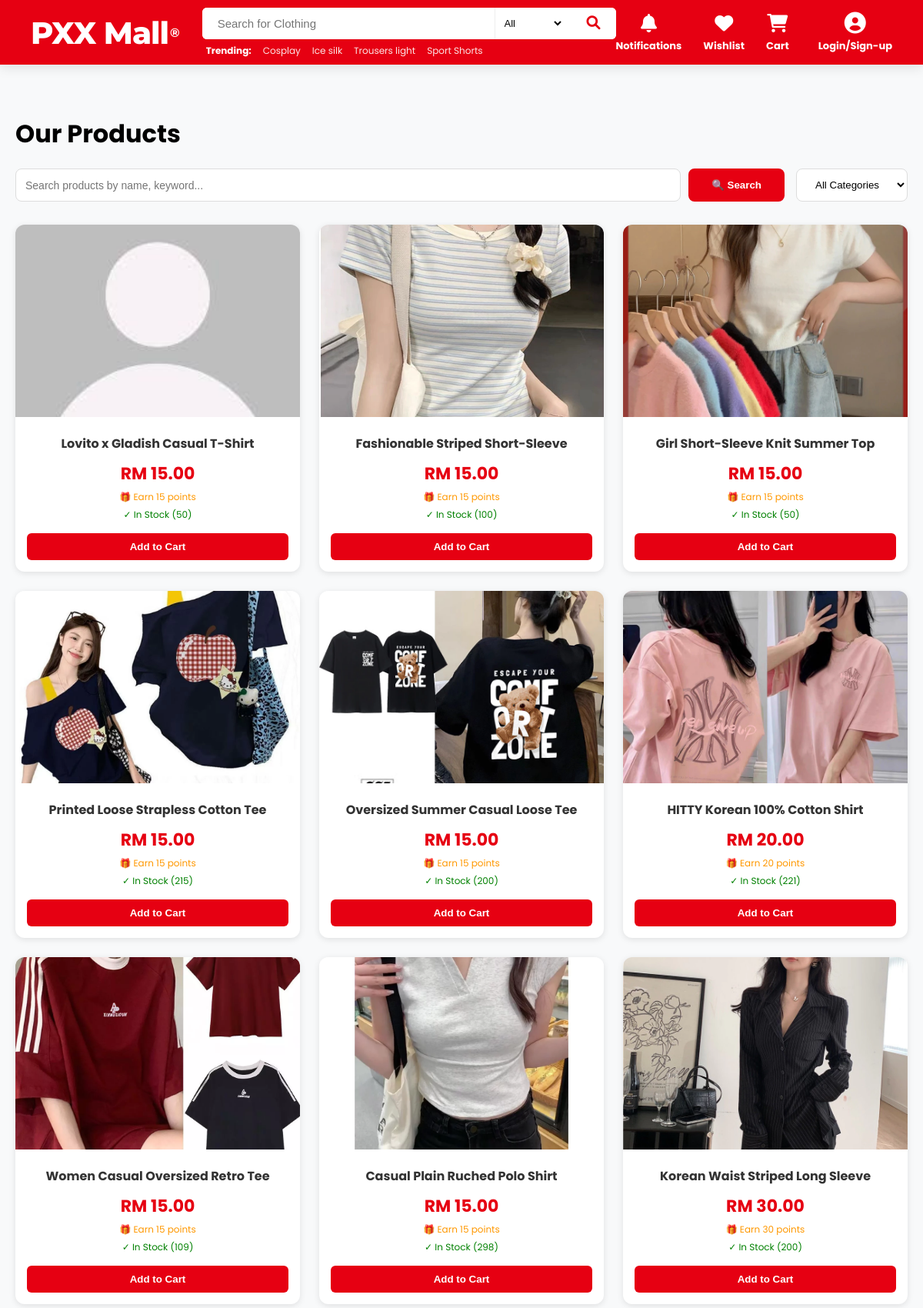
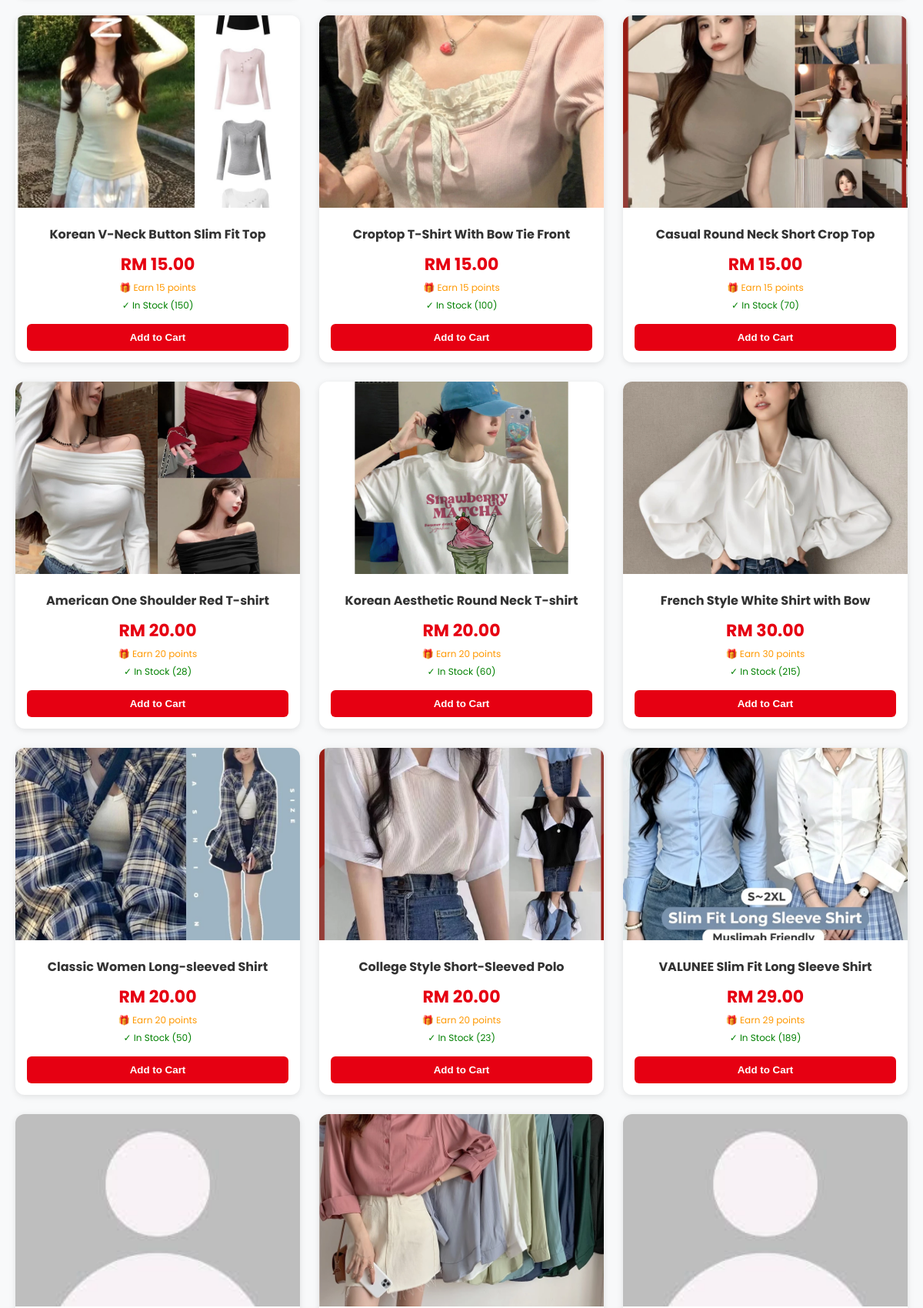
The page /member/listing.php (upper part) on the database its author committed (2 pictures, top to bottom).
### tables this page shows
CREATE TABLE `products` (
  `product_id` varchar(20) NOT NULL,
  `category_id` varchar(20) NOT NULL,
  `name` varchar(255) NOT NULL,
  `keywords` text DEFAULT NULL,
  `description` text DEFAULT NULL,
  `price` decimal(10,2) NOT NULL,
  `size` varchar(100) DEFAULT NULL,
  `colour` varchar(100) DEFAULT NULL,
  `rating` varchar(20) NOT NULL,
  `stock` int(11) NOT NULL DEFAULT 0,
  `low_stock_threshold` int(11) DEFAULT 5,
  `sales_count` int(11) DEFAULT 0,
  `product_image` varchar(255) DEFAULT NULL,
  `status` enum('In stock','Low in stock','Out of stock') DEFAULT NULL,
  `created_at` timestamp NOT NULL DEFAULT current_timestamp()
);

### member/listing.php (the view, shortened to what this page needs)
<?php
require_once __DIR__ . '/../includes/db.php';
require_once __DIR__ . '/../includes/_head.php';
$search = isset($_GET['search']) ? trim($_GET['search']) : '';
$sql = "SELECT * FROM products WHERE 1=1";
$params = [];
$sql .= " ORDER BY product_id DESC";
$stmt = $pdo->prepare($sql);
$stmt->execute($params);
$products = $stmt->fetchAll();
?>
<div class="products-container">
    <h1>Our Products</h1>
    <form method="GET" class="search-bar">
        <div class="search-box">
            <input type="text" name="search" placeholder="Search products by name, keyword..." value="<?php echo htmlspecialchars($search); ?>">
            <button type="submit">🔍 Search</button>
        </div>
        <div class="category-filter">
            <select name="category" onchange="this.form.submit()">
                <option value="">All Categories</option>
            </select>
        </div>
    </form>
    <?php if (empty($products)): ?>
        <div class="no-results">
            <p>No products found matching your criteria.</p>
            <a href="listing.php" style="color: #e60012;">View all products</a>
        </div>
    <?php else: ?>
        <div class="products-grid">
            <?php foreach ($products as $product): ?>
                <div class="product-card">
                    <a href="detail.php?id=<?php echo $product['product_id']; ?>">
                        <img src="../images/<?php echo !empty($product['product_image']) ? $product['product_image'] : 'default.jpg'; ?>" onerror="this.src='../images/default.jpg'">
                    </a>
                    <div class="product-info">
                        <div class="product-name"><a href="detail.php?id=<?php echo $product['product_id']; ?>"><?php echo htmlspecialchars($product['name']); ?></a></div>
                        <div class="price">RM <?php echo number_format($product['price'], 2); ?></div>
                        <div class="points">🎁 Earn <?php echo floor($product['price']); ?> points</div>
                        <div class="stock <?php echo $product['stock'] > 0 ? 'in-stock' : 'out-stock'; ?>">
                            <?php echo $product['stock'] > 0 ? '✓ In Stock (' . $product['stock'] . ')' : '✗ Out of Stock'; ?>
                        </div>
                        <?php if ($product['stock'] > 0): ?>
                            <button class="add-to-cart" data-id="<?php echo $product['product_id']; ?>">Add to Cart</button>
                        <?php else: ?>
                            <button class="add-to-cart" disabled style="background: #ccc;">Out of Stock</button>
                        <?php endif; ?>
                    </div>
                </div>
            <?php endforeach; ?>
        </div>
    <?php endif; ?>
</div>
<?php require_once __DIR__ . '/../includes/_foot.php'; ?>

### includes/_head.php (style rules this page uses)
:root { --pxx-red: #e60012; --white: #ffffff; --gray-100: #f8f9fa; --transition: all 0.3s cubic-bezier(0.4, 0, 0.2, 1); }
body { margin: 0; font-family: 'Poppins', sans-serif; background-color: var(--gray-100); }
* { box-sizing: border-box; }
a { text-decoration: none; color: inherit; transition: var(--transition); }

### member/listing.php (style rules this page uses)
.products-container { max-width: 1200px; margin: 40px auto; padding: 0 20px; }
.search-bar { display: flex; gap: 15px; margin-bottom: 30px; flex-wrap: wrap; justify-content: center; }
.search-box { display: flex; gap: 10px; flex: 2; min-width: 250px; }
.search-box input { flex: 1; padding: 12px; border: 1px solid #ddd; border-radius: 8px; font-size: 14px; }
.search-box button { padding: 12px 30px; background: #e60012; color: white; border: none; border-radius: 8px; cursor: pointer; font-weight: bold; }
.category-filter { display: flex; gap: 10px; align-items: center; }
.category-filter select { padding: 12px 20px; border: 1px solid #ddd; border-radius: 8px; background: white; cursor: pointer; }
.products-grid { display: grid; grid-template-columns: repeat(auto-fill, minmax(280px, 1fr)); gap: 25px; margin-top: 20px; }
.product-card { background: white; border-radius: 12px; overflow: hidden; box-shadow: 0 2px 8px rgba(0,0,0,0.1); transition: transform 0.3s; }
.product-card img { width: 100%; height: 250px; object-fit: cover; }
.product-info { padding: 15px; text-align: center; }
.product-name { font-size: 16px; font-weight: bold; margin: 0 0 10px 0; }
.product-name a { text-decoration: none; color: #333; }
.price { color: #e60012; font-size: 22px; font-weight: bold; }
.points { color: #ff9800; font-size: 12px; margin: 5px 0; }
.stock { font-size: 12px; margin: 5px 0; }
.in-stock { color: green; }
.add-to-cart { width: 100%; background: #e60012; color: white; border: none; padding: 10px; border-radius: 6px; cursor: pointer; margin-top: 10px; font-weight: bold; }

### rows shown on the page
products: name "Lovito x Gladish Casual T-Shirt", price "15.00", price "15", stock "50"
products: product_image (picture), name "Fashionable Striped Short-Sleeve", price "15.00", price "15", stock "100"
products: product_image (picture), name "Girl Short-Sleeve Knit Summer Top", price "15.00", price "15", stock "50"
products: product_image (picture), name "Printed Loose Strapless Cotton Tee", price "15.00", price "15", stock "215"
products: product_image (picture), name "Oversized Summer Casual Loose Tee", price "15.00", price "15", stock "200"
products: product_image (picture), name "HITTY Korean 100% Cotton Shirt", price "20.00", price "20", stock "221"
products: product_image (picture), name "Women Casual Oversized Retro Tee", price "15.00", price "15", stock "109"
products: product_image (picture), name "Casual Plain Ruched Polo Shirt", price "15.00", price "15", stock "298"
products: product_image (picture), name "Korean Waist Striped Long Sleeve", price "30.00", price "30", stock "200"
products: product_image (picture), name "Korean V-Neck Button Slim Fit Top", price "15.00", price "15", stock "150"
products: product_image (picture), name "Croptop T-Shirt With Bow Tie Front", price "15.00", price "15", stock "100"
products: product_image (picture), name "Casual Round Neck Short Crop Top", price "15.00", price "15", stock "70"
products: product_image (picture), name "American One Shoulder Red T-shirt", price "20.00", price "20", stock "28"
products: product_image (picture), name "Korean Aesthetic Round Neck T-shirt", price "20.00", price "20", stock "60"
products: product_image (picture), name "French Style White Shirt with Bow", price "30.00", price "30", stock "215"
products: product_image (picture), name "Classic Women Long-sleeved Shirt", price "20.00", price "20", stock "50"
products: product_image (picture), name "College Style Short-Sleeved Polo", price "20.00", price "20", stock "23"
products: product_image (picture), name "VALUNEE Slim Fit Long Sleeve Shirt", price "29.00", price "29", stock "189"
products: product_image (picture)

### other values the page prints
$kw "Cosplay"
$kw "Ice silk"
$kw "Trousers light"
$kw "Sport Shorts"
